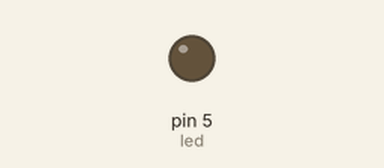
A sketch run on a simulated Arduino Uno, built with avr-gcc and run on an emulated ATmega328P. On the bench: output pins drawn as LEDs (lit = HIGH).

Above: at 0.05 s.
At 1.45 s:
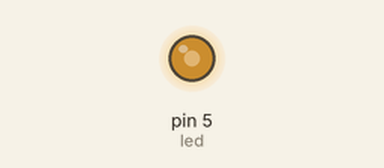
At 2.85 s:
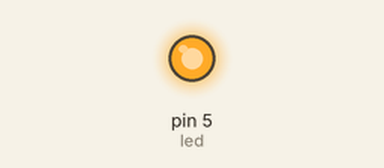
At 5.7 s:
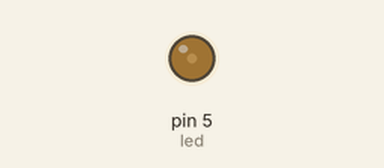
Timing chart, 0 to 8.1 s (numbered marks = the images above):
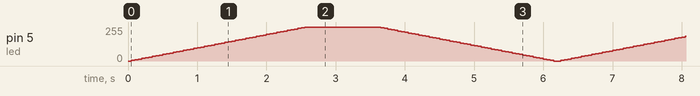

The sketch:

fadeing_of_led.ino
```cpp
int led = 5;           // the PWM pin the LED is attached to
void setup()
{
  pinMode(led, OUTPUT);
}

void loop()
{
  for(int i=0;i<=255; i=i+5)
  {
    analogWrite(led,i);
    delay(50);
  }

  delay(1000);

  for(int i=255;i>=0; i=i-5)
  {
    analogWrite(led,i);
    delay(50);
  }

}
```
